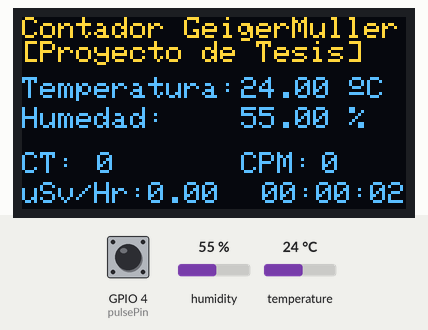
The sketch below on a simulated ESP32. Parts: 128×64 one-colour display. The inputs (shaded band) are chosen by the test bench; at power-on: humidity 55 %, GPIO 4 (pulsePin) HIGH, temperature 24 °C. The OLED is the two-colour kind (top 16 rows yellow); what the sketch prints to the serial monitor is not drawn.

Above: at 3.9 s.
4.0 s: humidity set to 22 %
At 6.0 s:
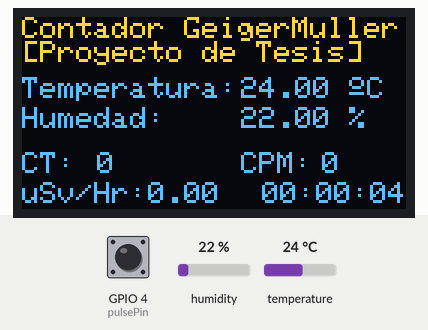
6.9 s: GPIO 4 (pulsePin) pulled LOW for 2.55 s
At 8.1 s:
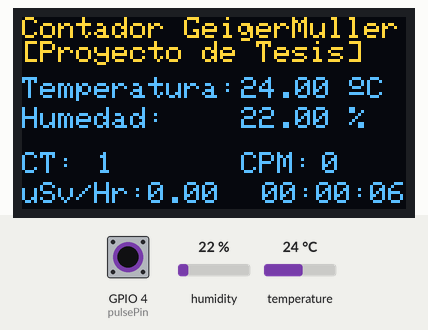
10.9 s: temperature set to 12 °C
At 12.1 s:
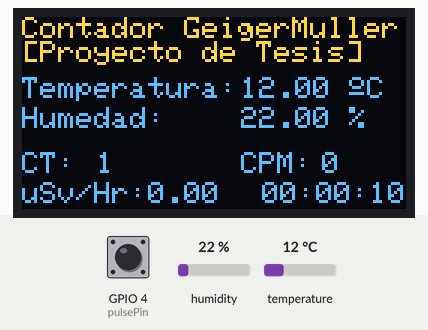
13.8 s: GPIO 4 (pulsePin) pulled LOW for 2.55 s
At 14.9 s:
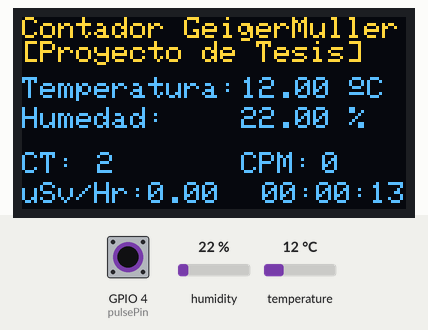
17.8 s: humidity set to 40 %
At 20.5 s:
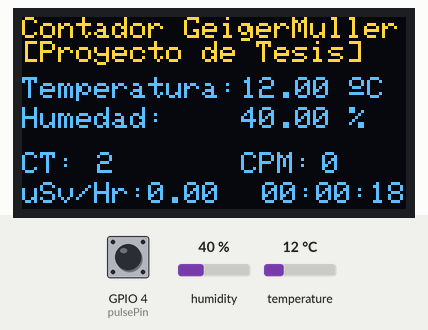
22.2 s: temperature set to 19 °C
At 24.7 s:
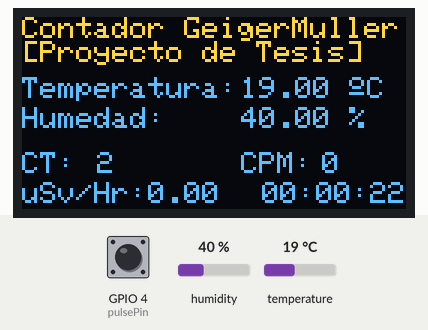
Timing chart, 0 to 26.2 s (numbered marks = the images above; inputs shaded):
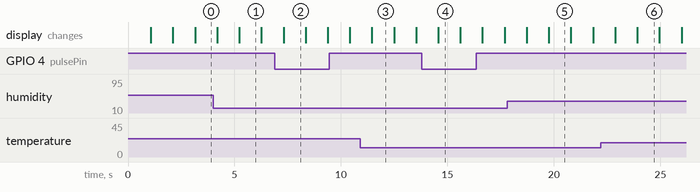

Measured:
- what the display in image 1 shows lasts 1.1 s, from 5.2 s to 6.3 s

The sketch:

Tesis_ESP32.ino
```cpp
    // Proyecto de Tesis //
    // Monitor de Radiación Nuclear con Detectores Gaseosos (Geiger-Müller) - Código Final. //
    // Carlos Eduardo Castillo Godínez. //
    // Ingeniería en Telecomunicaciones, Sistemas y Electrónica.
    // 10 - Marzo - 2023 //

        //Inclusiones de Librerías y parámetros de operación
#include <Wire.h>
#include <Adafruit_GFX.h>
#include <Adafruit_SSD1306.h>
#include <Adafruit_Sensor.h>
#include <DHT.h>
#include <SPI.h>

#define SCREEN_WIDTH 128      // Ancho de la pantalla OLED en píxeles
#define SCREEN_HEIGHT 64      // Altura de la pantalla OLED en píxeles
#define OLED_RESET -1         // Pin RESET de la pantalla OLED, -1 si no está conectado
#define DHTTYPE DHT22         // DHT 22 (AM2302)
#define DHTPIN 5              // Digital pin connected to the DHT sensor.

Adafruit_SSD1306 display(SCREEN_WIDTH, SCREEN_HEIGHT, &Wire, OLED_RESET); //Objeto de la pantalla OLED

// Definición de variables globales
int hora = 0;              // Variable Temporal horas transcurridas.
int minuto = 0;            // Variable Temporal minutos transcurridos.
int segundo = 0;           // Variable Temporal segundos transcurridos.
DHT dht(DHTPIN, DHTTYPE);  // Función de tipo de sensor.

const int pulsePin = 4;       // Pin GPIO utilizado para leer la salida de pulso del contador Geiger
volatile long pulseCount = 0; // Variable Volátil de inicio de pulsos.
// FIN de Definición de variables globales


void IRAM_ATTR handleInterrupt() { //Función de interrupción que se ejecuta cuando se detecta un pulso en el pin de entrada
  pulseCount++;
}

void setup() {
  Serial.begin(9600);              // Inicializar la comunicación serial
  dht.begin();
  pinMode(pulsePin, INPUT_PULLUP); // Configurar el pin de entrada como una entrada digital con pull-up
  digitalWrite(pulsePin, HIGH);    // Inicia el digitalWrite en ALTO.
  attachInterrupt(digitalPinToInterrupt(pulsePin), handleInterrupt, FALLING); //Configurar una interrupción en el pin de entrada para detectar flancos de bajada
  display.begin(SSD1306_SWITCHCAPVCC, 0x3C); // Inicializar la pantalla OLED con la dirección I2C 0x3C
  }

void loop() {
  delay(1000); //Esperar un segundo para acumular pulsos
  detachInterrupt(digitalPinToInterrupt(pulsePin)); //Desconectar la interrupción para leer el contador
  Serial.print("Conteo de pulsos: ");
  Serial.println(pulseCount); //Imprimir el número de pulsos detectados en un segundo
    display.setTextColor(WHITE); //Configurar el color de texto en blanco
    display.clearDisplay();

   //Título de la Interfaz
    display.setTextSize(1);
    display.setCursor(0, 0);
    display.print("Contador GeigerMuller");
    display.setTextSize(1);
    display.setCursor(0, 8);
    display.print("[Proyecto de Tesis]");
    //Fin de Título de Interfaz
 attachInterrupt(digitalPinToInterrupt(pulsePin), handleInterrupt, FALLING); //Volver a conectar la interrupción para detectar el siguiente pulso
  // FIN de configuración primoridial de arranque.

// INICIO DEL CONTADOR
  display.setCursor(80,55);
  if(hora>=10){
    display.print(hora);}
  else{
    display.print("0");
    display.print(hora);
  }
  display.print(":");
   if(minuto>=10){
    display.print(minuto);
  }
  else{
   display.print("0");
  display.print(minuto);
  }
  display.print(":");
    if(segundo>=10){
   display.print(segundo);
  }
  else{
    display.print("0");
    display.print(segundo);
  }
   display.print("    ");
  segundo++;
  delay(10);
  if (segundo==60){
    segundo=0;
    minuto++;
    if (minuto==60){
     minuto=0;
      hora++;
      if(hora==24) {
        hora=0;
   	  } //Fin Ciclo HH
 	  } //Fin Ciclo Primario
  } // Fin del CONTADOR

  //Configuración CPM:
float MillisTranscurridos = millis();           //Crea una lectura continua promedio para CPM basada en las cuentas y el tiempo transcurrido
float convertCPM = (60000)/MillisTranscurridos;
long cpm = round((((pulseCount-1)/2)*convertCPM));
   display.setTextSize(1);
   display.setCursor(73, 45);
   display.print("CPM:");
   display.setTextSize(1);
   display.setCursor(100, 45);
   display.print(cpm);
  //FIN de Configuración CPM.

  // Configuración de Dosis Radiactiva:
float dosis = cpm*0.0057;          //Convierte CPM a microSieverts por hora, basada en el factor de conversion del tubo Geiger-Müller
      display.setTextSize(1);
      display.setCursor(0, 55);
      display.print("uSv/Hr:");
      display.setTextSize(1);
      display.setCursor(42, 55);
      display.print(dosis);
  // FIN de Configuración de Dosis Radiactiva.

      if (pulseCount <99999){
      display.setTextSize(1);
      display.setCursor(0, 45);
      display.print("CT:");
      display.setTextSize(1);
      display.setCursor(25, 45);
      display.print(pulseCount);
    }

    else if (pulseCount > 100000){            // Si el tiempo total es mayor que 1000, las cuentas totales se dividen para convertilo a "Kilo"
      volatile long pulseKCount = pulseCount/1000; // Ecuación de definición condicional que hasta llegar a 10,000 se utilizará el símbolo "k".
      display.setTextSize(1);
      display.setCursor(0, 45);
      display.print("CTk:");
      display.setTextSize(1);
      display.setCursor(25, 45);
      display.print(pulseKCount);           // "k" es usado para referirse a un numero igual o mayor a 1000 conteos
      display.setTextSize(1);
      display.setCursor(61, 45);
      display.print("k");
    }

 //Variables de lectura del sensor
  float t = dht.readTemperature();
  float h = dht.readHumidity();
  if (isnan(h) || isnan(t)) {
    Serial.println("Failed to read from DHT sensor!");
  }

  // display Temperatura
      display.setTextSize(1);
      display.setCursor(0,20);
      display.print("Temperatura:");
      display.setTextSize(1);
      display.setCursor(73,20);
      display.print(t);
      display.print(" ");
      display.setTextSize(1);
      display.cp437(true);
      display.write(167);
      display.setTextSize(1);
      display.print("C");

   // Display Humedad
      display.setTextSize(1);
      display.setCursor(0, 30);
      display.print("Humedad:");
      display.setTextSize(1);
      display.setCursor(73, 30);
      display.print(h);
      display.print(" %");
display.display(); //Mostrar el contenido de la pantalla OLED
}
```
